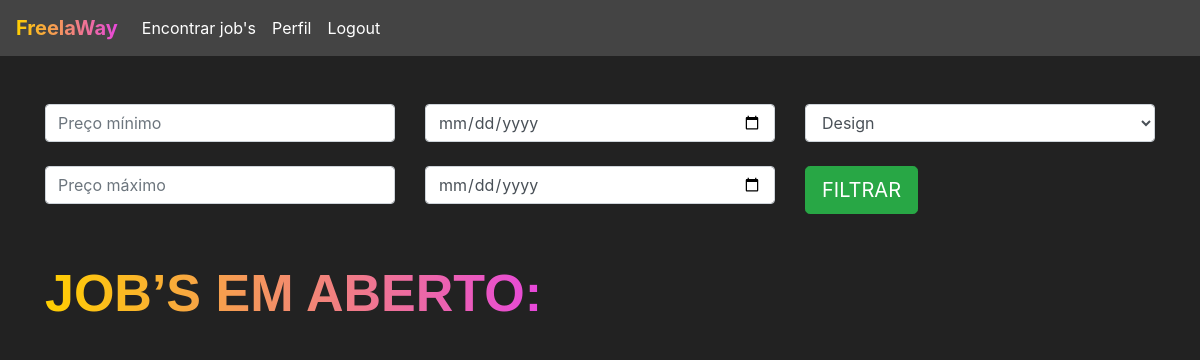
/jobs/encontrar_jobs/ (signed in), run on an earlier commit of the app's database.
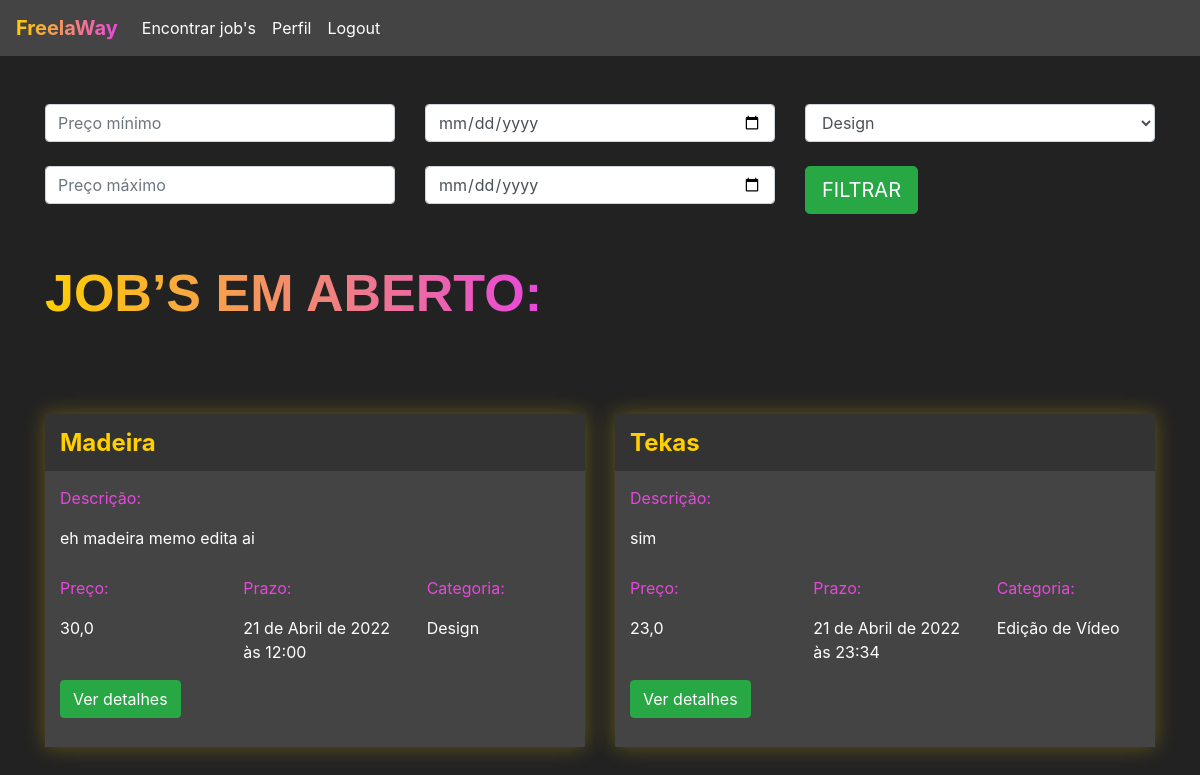
And on a later commit of the database.
### jobs/models.py (models this page shows, shortened)
class Jobs(models.Model):
    categoria_choices = (('D', 'Design'),
                         ('EV', 'Edição de Vídeo'))
    status_choices = (('C', 'Em criação'),
                      ('AA', 'Aguardando aprovação'),
                      ('F', 'Finalizado'))
    titulo = models.CharField(max_length=200)
    descricao = models.TextField()
    categoria = models.CharField(max_length=2, choices=categoria_choices, default="D")
    prazo_entrega = models.DateTimeField()
    preco = models.FloatField()
    referencias = models.ManyToManyField(Referencias)
    profissional = models.ForeignKey(User, on_delete=models.DO_NOTHING, null=True, blank=True)
    reservado = models.BooleanField(default=False)
    status = models.CharField(max_length=2, choices=status_choices, default='C')
    arquivo_final = models.FileField(null=True, blank=True)

### jobs/views.py (the view)
# urls.py: path('encontrar_jobs/', views.encontrar_jobs, name="encontrar_jobs"),
@login_required(login_url='/auth/logar')
def encontrar_jobs(request):
    if request.method == "GET":
        preco_minimo = request.GET.get('preco_minimo')
        preco_maximo = request.GET.get('preco_maximo')
        prazo_minimo = request.GET.get('prazo_minimo')
        prazo_maximo = request.GET.get('prazo_maximo')
        categoria = request.GET.get('categoria')
        if preco_minimo or preco_maximo or prazo_minimo or prazo_maximo or categoria:
            if not preco_minimo:
                preco_minimo = 0
            if not preco_maximo:
                preco_maximo = 999999
            if not prazo_minimo:
                prazo_minimo = datetime(year=1900, month=1, day=1)
            if not prazo_maximo:
                prazo_maximo = datetime(year=3000, month=1, day=1)
            if categoria == 'D':
                categoria = ['D', ]
            elif categoria == 'EV':
                categoria = ['EV', ]
            jobs = Jobs.objects.filter(preco__gte=preco_minimo)\
                .filter(preco__lte=preco_maximo)\
                .filter(prazo_entrega__gte=prazo_minimo)\
                .filter(prazo_entrega__lte=prazo_maximo)\
                .filter(categoria__in=categoria)\
                .filter(reservado=False)
        else:
            jobs = Jobs.objects.filter(reservado=False)
        return render(request, 'encontrar_jobs.html', {'jobs': jobs})

### jobs/models.py (called while the page is built)
    def __str__(self) -> str:
        return self.arquivo.url

### jobs/templates/encontrar_jobs.html (shortened to what this page needs)
{% extends 'base.html' %}
{% load static %}
{% block 'head' %}
<link rel="stylesheet" href="{% static 'jobs/css/encontrar_jobs.css' %}">
{% endblock %}
{% block 'body' %}
    <div class="container">
    <br>
    <br>
        <div class="row">
            <div class="col-sm">
            <form action="{% url 'encontrar_jobs' %}" method="GET">{% csrf_token %}
                <input type="text" class="form-control" placeholder="Preço mínimo" name="preco_minimo">
                <br>
                <input type="text" class="form-control" placeholder="Preço máximo" name="preco_maximo">
            </div>
            <div class="col-sm">
                <input type="date" class="form-control" name="prazo_minimo">
                <br>
                <input type="date" class="form-control" name="prazo_maximo">
            </div>
            <div class="col-sm">
                <select class="form-control" name="categoria">
                    <option value="D">Design</option>
                </select>
                <br>
                <input type="submit" class="btn btn-success btn-lg" value="FILTRAR">
            </div>
        </div>
        <br>
        <br>
        <h2 class="titulo">JOB’S EM ABERTO:</h2>
        <div class="row justify-content-around">
            {% for job in jobs %}
                <div class="col-6 row-card">
                    <div class="card-job">
                        <div class="header-job">
                        <h4 class="titulo-job">{{job.titulo}}</h4>
                        </div>
                        <div class="body-job">
                            <p class="titulo-body">Descrição:</p>
                            <div style="width: 70%">
                                <p>{{job.descricao}}</p>
                            </div>
                            <div class="row">
                                <div class="col-4">
                                    <p class="titulo-body">Preço:</p>
                                    <p>{{job.preco}}</p>
                                </div>
                                <div class="col-4">
                                    <p class="titulo-body">Prazo:</p>
                                    <p>{{job.prazo_entrega}}</p>
                                </div>
                                <div class="col-4">
                                    <p class="titulo-body">Categoria:</p>
                                    <p> {% if job.categoria == "D" %}
                                        Design
                                        {% else %}
                                        Edição de Vídeo
                                        {% endif %}
                                    </p>
                                </div>
                            </div>
                            <button class="btn btn-success" data-toggle="modal" data-target="#modal-{{job.id}}">Ver detalhes</button>
                            <br>
                            <br>
                        </div>
                    </div>
                </div>
            {% endfor %}
        </div>
    </div>
{% endblock %}

What changed in the data, as far as the page shows it:
added Jobs: titulo "Madeira", descricao "eh madeira memo edita ai", preco "30,0", prazo_entrega "21 de Abril de 2022 às 12:00", categoria "Design"
added Jobs: titulo "Tekas", descricao "sim", preco "23,0", prazo_entrega "21 de Abril de 2022 às 23:34", categoria "Edição de Vídeo"
